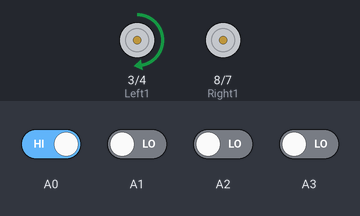
Bench run of a sketch on a simulated Arduino Uno, built with avr-gcc and run on an emulated ATmega328P. Parts: motor-driver pin pairs drawn as motors (green arrow = first pin HIGH = forward, orange = second pin HIGH = backward, longer = more drive, scaled by the enable pin). The test bench sets the inputs (shaded band); at power-on: A0 HIGH, A1–3 LOW.

Above: at 1.2 s.
1.3 s: A0 driven LOW
At 1.6 s:
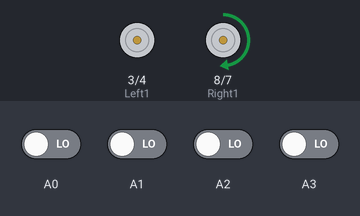
2.8 s: A1 driven HIGH
At 3.9 s:
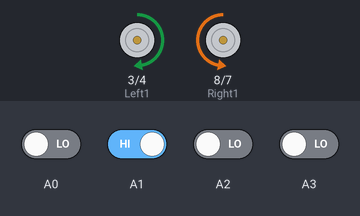
4.3 s: A1 driven LOW
At 5.1 s:
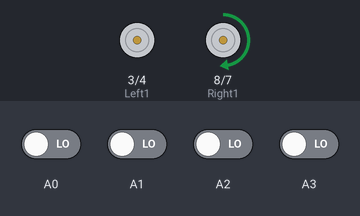
5.8 s: A0 driven HIGH
At 6.2 s:
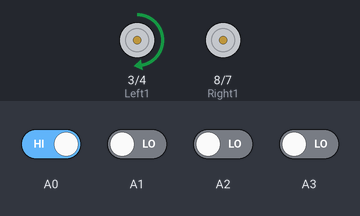
Timing chart, 0 to 8.3 s (numbered marks = the images above; inputs shaded):
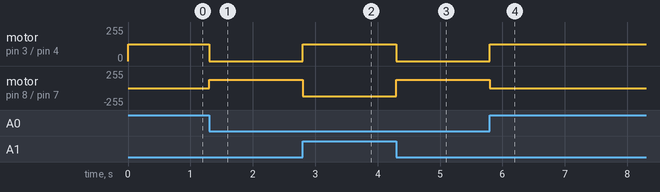

The sketch:

04_Car1_Wall_Following.ino
```cpp
#define Left1 3
#define Left2 4
#define Left_Speed 5

#define Right1 8
#define Right2 7
#define Right_Speed 6

void setup() {
  pinMode(Left1, OUTPUT);
  pinMode(Left2,OUTPUT);
  pinMode(Left_Speed,OUTPUT); //pwm

  pinMode(Right1, OUTPUT);
  pinMode(Right2,OUTPUT);
  pinMode(Right_Speed,OUTPUT); //pwm


  pinMode(A0,INPUT);
  pinMode(A1,INPUT);
  pinMode(A2,INPUT);
  pinMode(A3,INPUT);

  Serial.begin(9600);
}

void loop(){
  analogWrite(Left_Speed,127);
  analogWrite(Right_Speed,127);

  int L = digitalRead(A0);
  int C1 = digitalRead(A1);
  int C2 = digitalRead(A2);
  int R = digitalRead(A3);


  if(L == LOW && C1 == LOW){
  stpLeft();
}
else if(L == HIGH && C1 == LOW){
  stpRight();
}
else if(L == LOW && C1 == HIGH){
  turnRight();
  delay(500);
}
else if(L == HIGH && C1 == HIGH){
  turnRight();
  delay(500);
}

}

void forward(){  //forword
digitalWrite(Left1, HIGH);
digitalWrite(Left2, LOW);
digitalWrite(Right1, HIGH);
digitalWrite(Right2, LOW);
}

void backward(){  //backward
digitalWrite(Left1, LOW);
digitalWrite(Left2, HIGH);
digitalWrite(Right1, LOW);
digitalWrite(Right2, HIGH);
}

void turnRight(){ //turnRight
digitalWrite(Left1, HIGH);
digitalWrite(Left2, LOW);
digitalWrite(Right1, LOW);
digitalWrite(Right2, HIGH);
}

void stpRight() {
  digitalWrite(Left1, HIGH);
  digitalWrite(Left2, LOW);
  digitalWrite(Right1, LOW);
  digitalWrite(Right2, LOW);
}

void turnLeft(){ //turnLeft
digitalWrite(Left1, LOW);
digitalWrite(Left2, HIGH);
digitalWrite(Right1, HIGH);
digitalWrite(Right2, LOW);
}

void stpLeft() {
  digitalWrite(Left1, LOW);
  digitalWrite(Left2, LOW);
  digitalWrite(Right1, HIGH);
  digitalWrite(Right2, LOW);
}

void Stop(){ //turnLeft
digitalWrite(Left1, LOW);
digitalWrite(Left2, LOW);
digitalWrite(Right1, LOW);
digitalWrite(Right2, LOW);
}
```

Measured:
- after the input at 1.3 s, motor on pin 3 (Left1) / pin 4 (Left2): forward 127/255 → stopped at once; motor on pin 8 (Right1) / pin 7 (Right2): stopped → forward 127/255 at once
- after the input at 2.8 s, motor on pin 3 (Left1) / pin 4 (Left2): stopped → forward 127/255 at once; motor on pin 8 (Right1) / pin 7 (Right2): forward 127/255 → backward 127/255 at once
- after the input at 4.3 s, motor on pin 3 (Left1) / pin 4 (Left2): forward 127/255 → stopped at once; motor on pin 8 (Right1) / pin 7 (Right2): backward 127/255 → forward 127/255 at once
- after the input at 5.8 s, motor on pin 3 (Left1) / pin 4 (Left2): stopped → forward 127/255 at once; motor on pin 8 (Right1) / pin 7 (Right2): forward 127/255 → stopped at once
